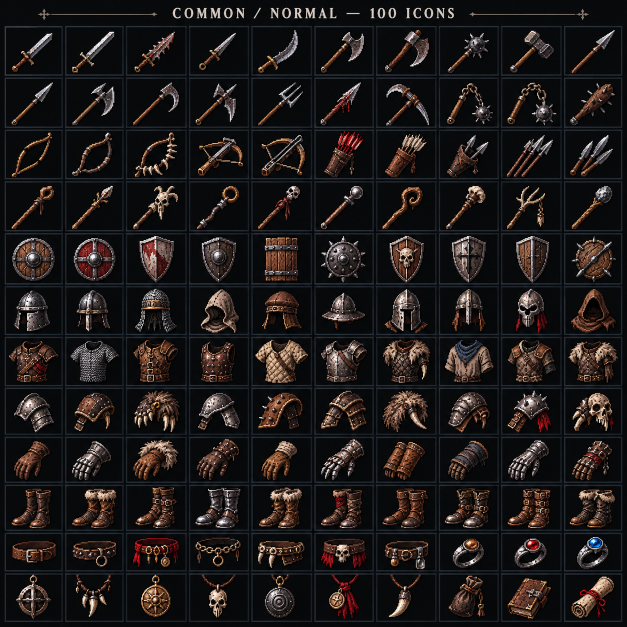
#> input picture assets-source/2d-equipment/common.webp, 1254 x 1254 px (shown at 1/2 size)
$ python -i sprites.py   (imports and definitions only)
#> lines starting #> are read from the running program, lines starting #| are printed output that depends on the picture; after the words box and inside, x2 and y2 are one past the last pixel; in counts of white or black regions, pixels touching at a corner belong together
"""Generic sprite extraction from black-background sheets via connected components."""
from PIL import Image; import numpy as np
from scipy import ndimage
def foreground(path,thr=14):
#> called with thr = 14
    a=np.array(Image.open(path).convert('RGB')).astype(int);lum=a.max(axis=2)
#> after `lum = a.max(axis=2)`:
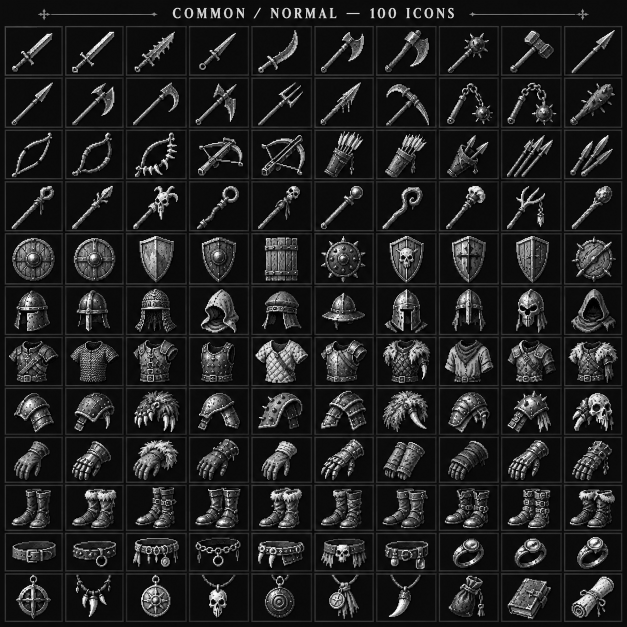
#> lum: shape (1254, 1254) int64 (shown at 1/2 size); min 0, max 255, mean 34
    dark=lum<=thr
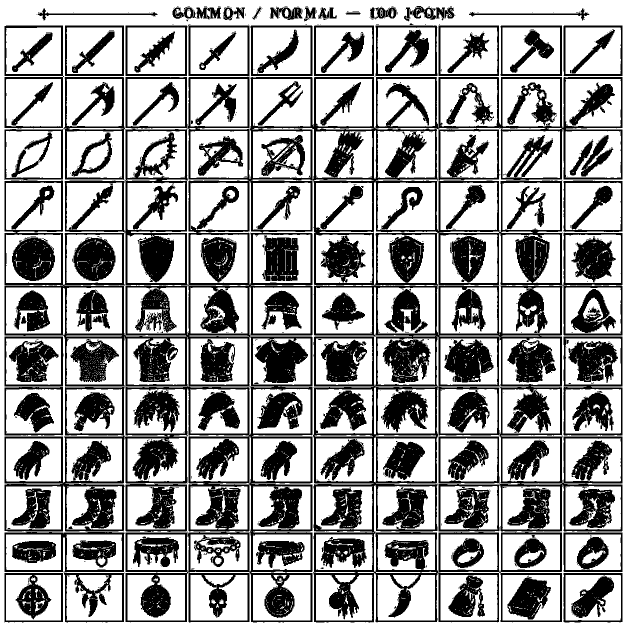
#> dark: shape (1254, 1254) bool (shown at 1/2 size); 62.6% white; 1000 black regions (853 under 20 px), largest, box (x1, y1, x2, y2) and area: (9, 153, 1245, 1245) 230142, (129, 258, 376, 570) 15278, (9, 1064, 249, 1245) 6449
    lab,n=ndimage.label(dark);sizes=ndimage.sum(dark,lab,range(1,n+1))
#> after `lab, n = ndimage.label(dark)`:
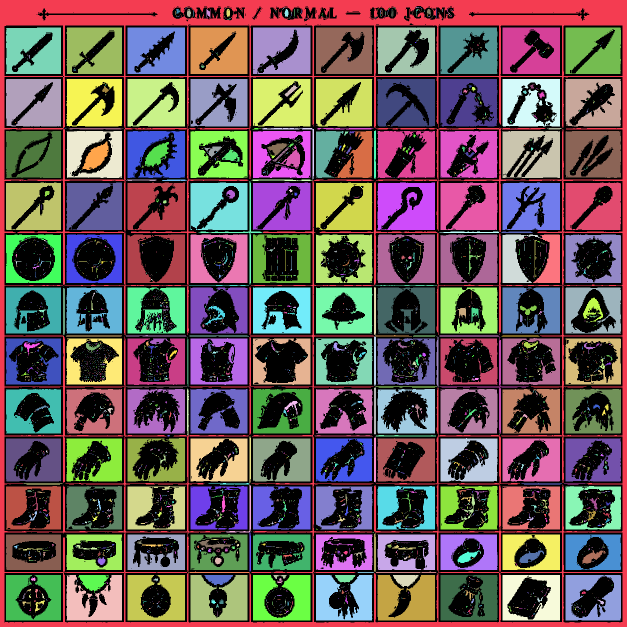
#> lab: shape (1254, 1254) int32 (shown at 1/2 size); 4566 distinct labels, from 0 to 4565; one colour per label, 0 black
#> after `lab, n = ndimage.label(dark)`: n = 4565
#> after `sizes = ndimage.sum(dark, lab, range(1, n + 1))`: sizes = 4565 values, max 138862 at index 0, min 1 at index 6, mean 215.8
    border=set(np.unique(np.concatenate([lab[0],lab[-1],lab[:,0],lab[:,-1]])))-{0}
#> border = 1 item
    bg=np.isin(lab,list(border|{i+1 for i,s in enumerate(sizes) if s>=300}))
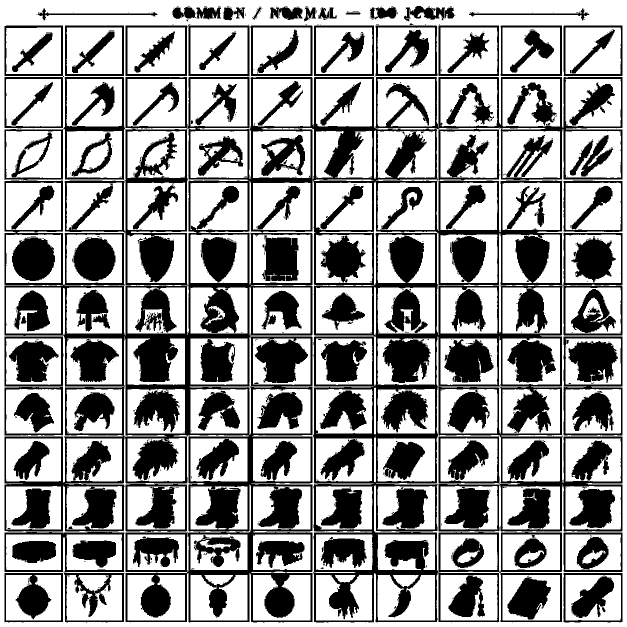
#> bg: shape (1254, 1254) bool (shown at 1/2 size); 60.6% white; 955 black regions (808 under 20 px), largest, box (x1, y1, x2, y2) and area: (9, 153, 1245, 1245) 243511, (129, 258, 376, 570) 15651, (9, 1064, 249, 1245) 6478
    fg=~bg
    fg&=~((lum<=22)&ndimage.binary_dilation(bg,iterations=1))
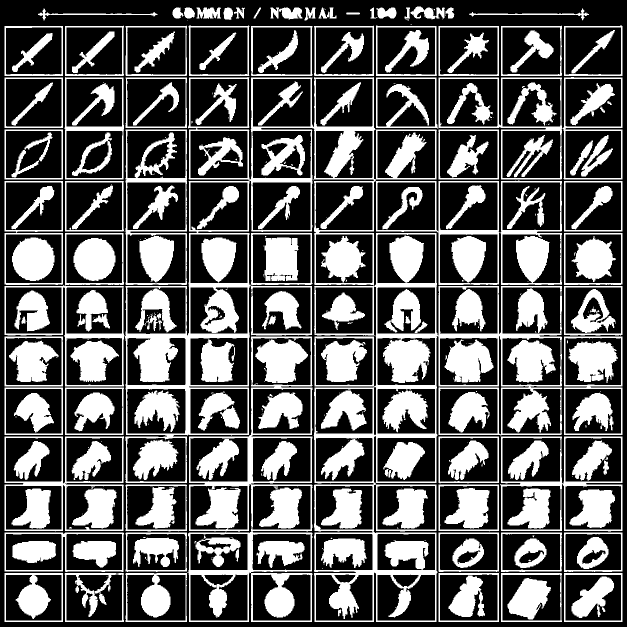
#> fg: shape (1254, 1254) bool (shown at 1/2 size); 36.1% white; 339 white regions (151 under 20 px), largest, box (x1, y1, x2, y2) and area: (9, 154, 998, 1244) 79065, (627, 466, 1124, 1244) 52605, (999, 361, 1124, 570) 7432
    return a,fg
# [71 lines left out: functions blobs, extract, grid_cells, preview, not called in this run]

>>> result = foreground('../../assets-source/2d-equipment/common.webp')

$ run again, on assets-source/2d-equipment/epic.webp
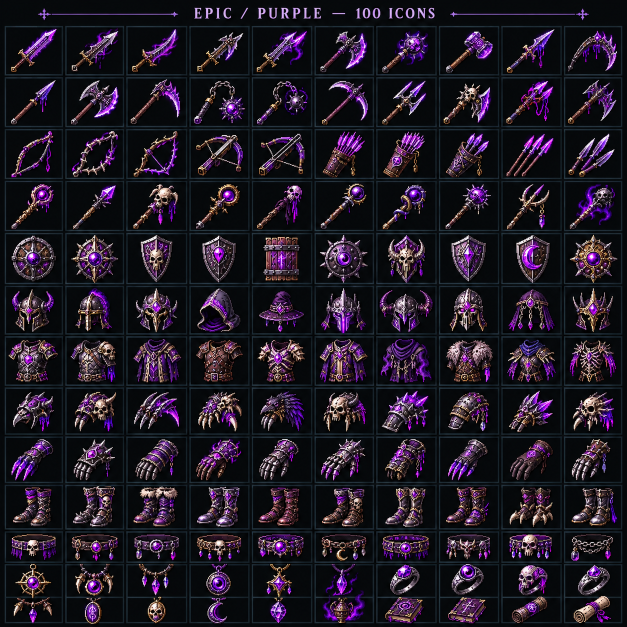
#> input picture assets-source/2d-equipment/epic.webp, 1254 x 1254 px (shown at 1/2 size)
#> dark: shape (1254, 1254) bool; 58.1% white; 1178 black regions (1047 under 20 px), largest, box (x1, y1, x2, y2) and area: (9, 153, 1245, 1254) 290677, (503, 47, 1245, 570) 85866, (130, 1061, 249, 1249) 10383
#> in foreground, `lab, n = ndimage.label(dark)`:
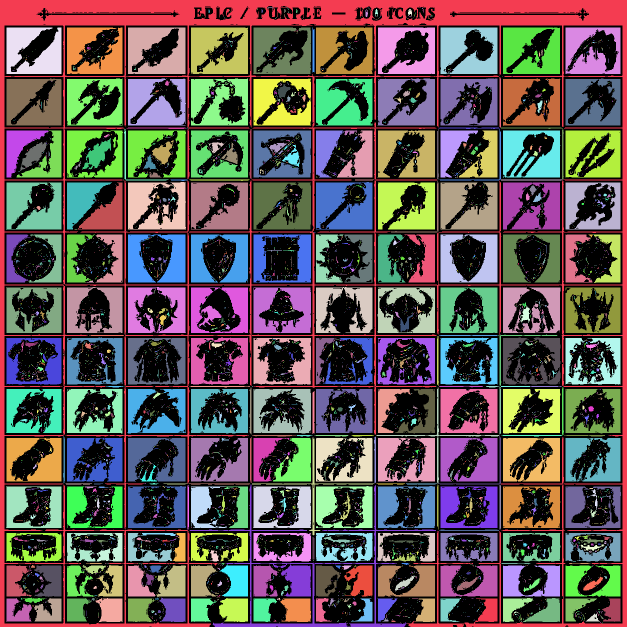
#> lab: shape (1254, 1254) int32 (shown at 1/2 size); 7650 distinct labels, from 0 to 7649; one colour per label, 0 black
#> n = 7649
#> sizes = 7649 values, max 125656 at index 0, min 1 at index 6, mean 119.5
#> border = 2 items
#> bg: shape (1254, 1254) bool; 55.4% white; 1117 black regions (986 under 20 px), largest, box (x1, y1, x2, y2) and area: (9, 153, 1245, 1254) 312419, (503, 47, 1245, 570) 89991, (130, 1061, 249, 1249) 10911
#> in foreground, `fg&=~((lum<=22)&ndimage.binary_dilation(bg,iterations=1))`:
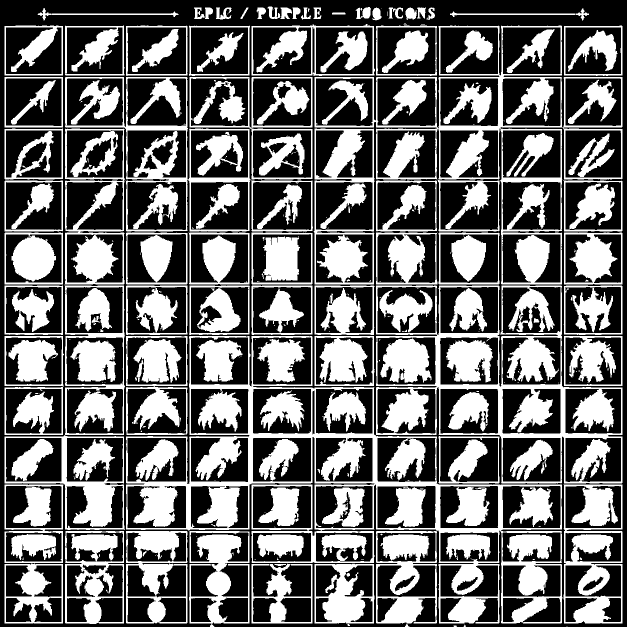
#> fg: shape (1254, 1254) bool (shown at 1/2 size); 40.9% white; 350 white regions (210 under 20 px), largest, box (x1, y1, x2, y2) and area: (252, 571, 1245, 1254) 138078, (629, 51, 1125, 569) 38504, (130, 154, 625, 463) 19536

$ run again, on assets-source/2d-equipment/hero-amazon.webp
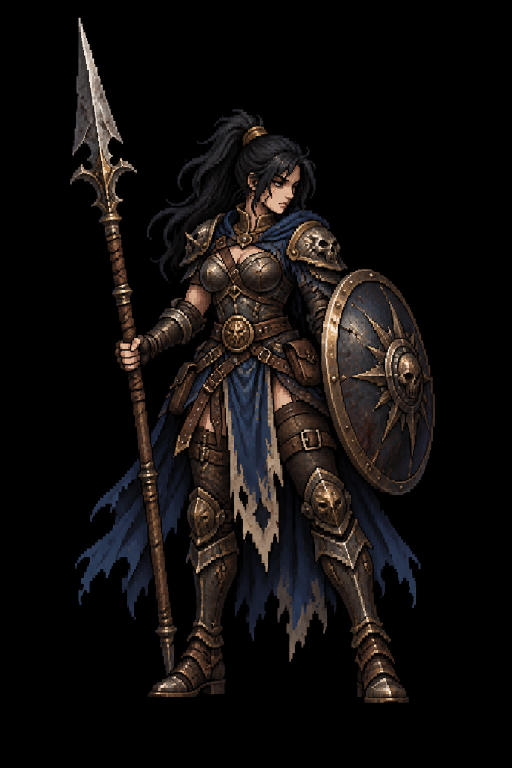
#> input picture assets-source/2d-equipment/hero-amazon.webp, 1024 x 1536 px (shown at 1/2 size)
#> dark: shape (1536, 1024) bool; 73.1% white; 128 black regions (110 under 20 px), largest, box (x1, y1, x2, y2) and area: (150, 271, 870, 1406) 388901, (140, 35, 274, 612) 24899, (332, 218, 536, 412) 8159
#> in foreground, `lab, n = ndimage.label(dark)`:
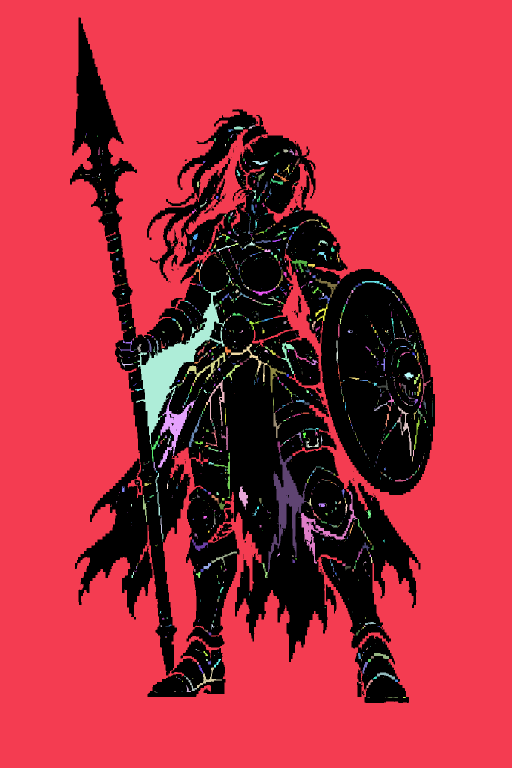
#> lab: shape (1536, 1024) int32 (shown at 1/2 size); 1406 distinct labels, from 0 to 1405; one colour per label, 0 black
#> n = 1405
#> sizes = 1405 values, max 1099601 at index 0, min 1 at index 1, mean 817.8
#> border = 1 item
#> bg: shape (1536, 1024) bool; 71.6% white; 112 black regions (94 under 20 px), largest, box (x1, y1, x2, y2) and area: (150, 271, 870, 1406) 410920, (140, 35, 274, 612) 25244, (332, 218, 536, 412) 8458
#> in foreground, `fg&=~((lum<=22)&ndimage.binary_dilation(bg,iterations=1))`:
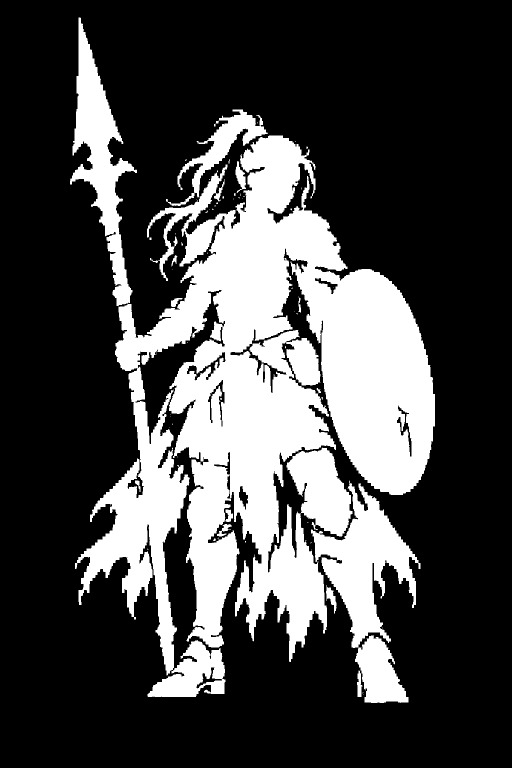
#> fg: shape (1536, 1024) bool (shown at 1/2 size); 27.8% white; 71 white regions (52 under 20 px), largest, box (x1, y1, x2, y2) and area: (150, 271, 870, 1351) 339655, (622, 961, 841, 1406) 37546, (140, 35, 274, 612) 24992

$ run again, on assets-source/2d-equipment/hero-assassin.webp
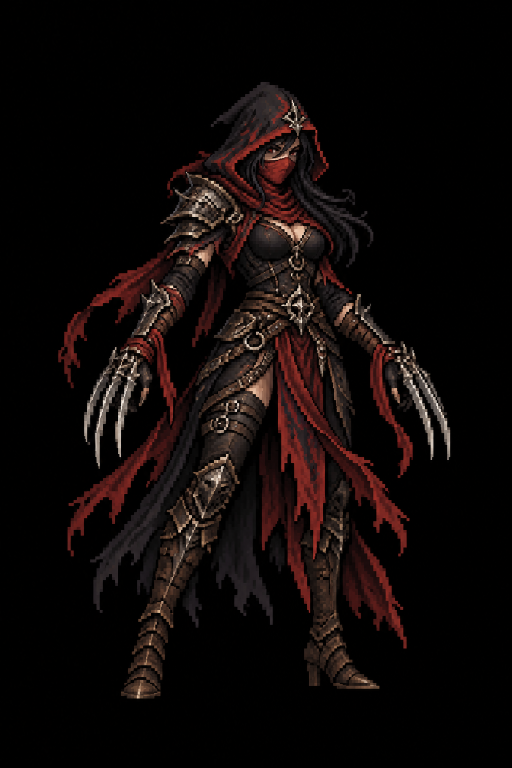
#> input picture assets-source/2d-equipment/hero-assassin.webp, 1024 x 1536 px (shown at 1/2 size)
#> dark: shape (1536, 1024) bool; 76.8% white; 105 black regions (87 under 20 px), largest, box (x1, y1, x2, y2) and area: (116, 164, 901, 1378) 321499, (685, 1038, 814, 1297) 13248, (432, 994, 546, 1250) 12103
#> in foreground, `lab, n = ndimage.label(dark)`:
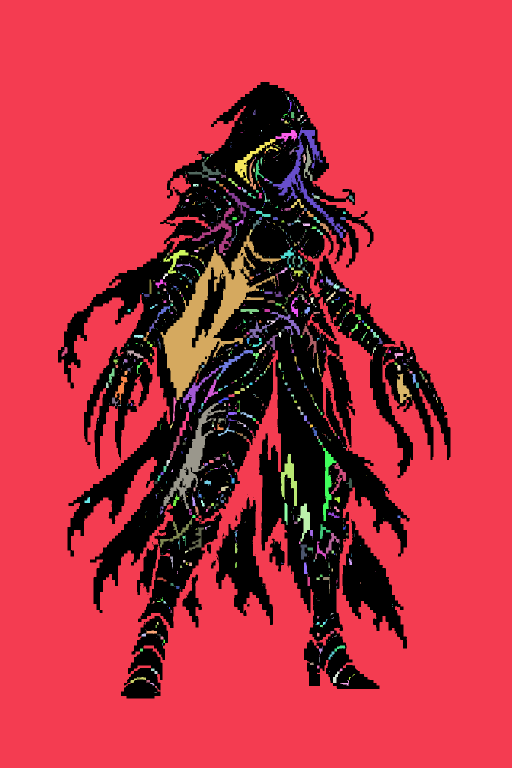
#> lab: shape (1536, 1024) int32 (shown at 1/2 size); 1003 distinct labels, from 0 to 1002; one colour per label, 0 black
#> n = 1002
#> sizes = 1002 values, max 1138360 at index 0, min 1 at index 5, mean 1206.1
#> border = 1 item
#> bg: shape (1536, 1024) bool; 75.3% white; 71 black regions (53 under 20 px), largest, box (x1, y1, x2, y2) and area: (116, 164, 901, 1378) 344350, (685, 1038, 814, 1297) 13332, (432, 994, 546, 1250) 12284
#> in foreground, `fg&=~((lum<=22)&ndimage.binary_dilation(bg,iterations=1))`:
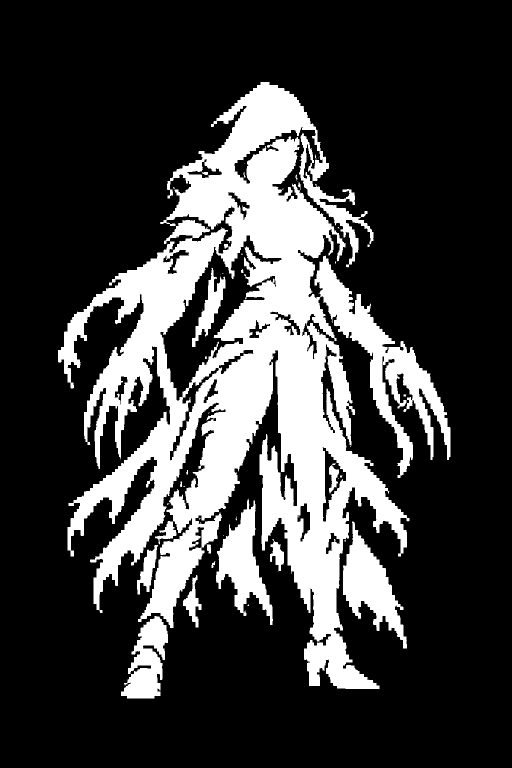
#> fg: shape (1536, 1024) bool (shown at 1/2 size); 24% white; 44 white regions (25 under 20 px), largest, box (x1, y1, x2, y2) and area: (116, 164, 901, 1378) 334417, (686, 1043, 814, 1297) 13069, (432, 997, 546, 1250) 11729
